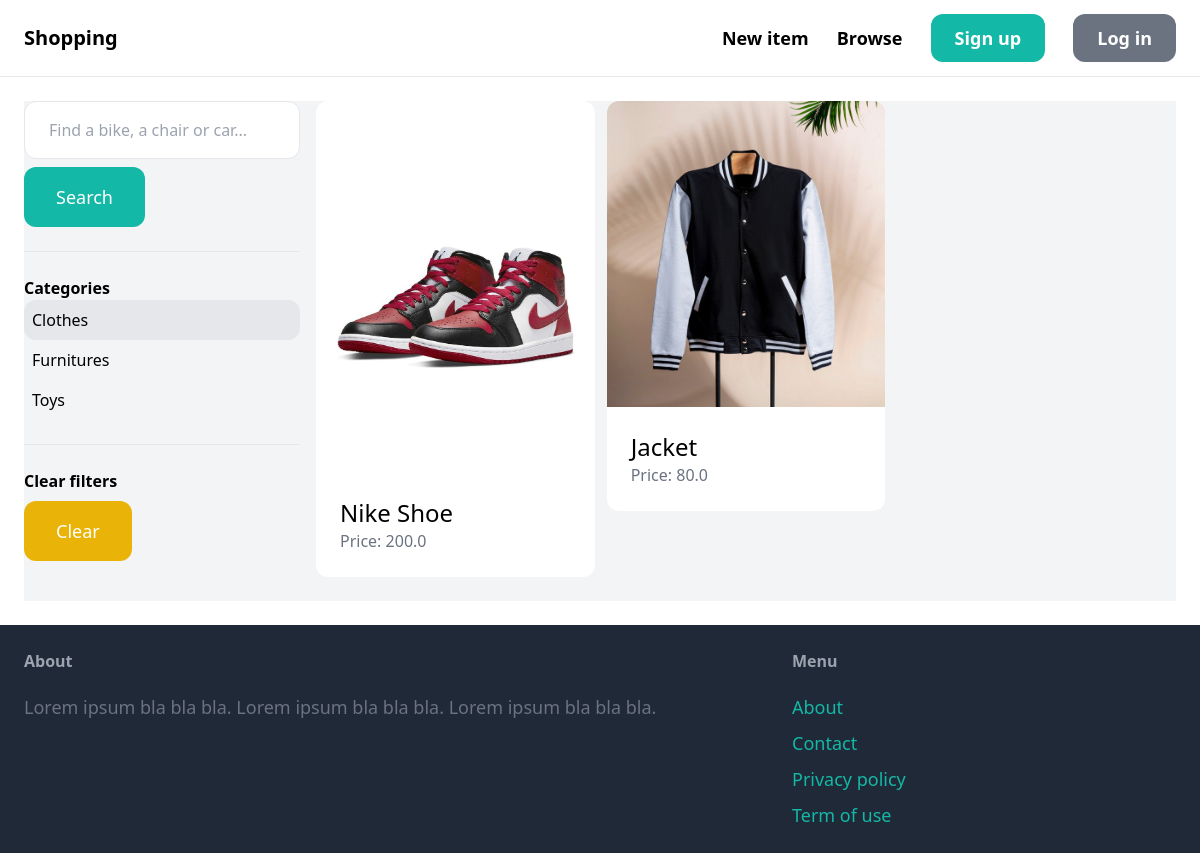
Page /items/?query=&category=3 on the earlier database version.
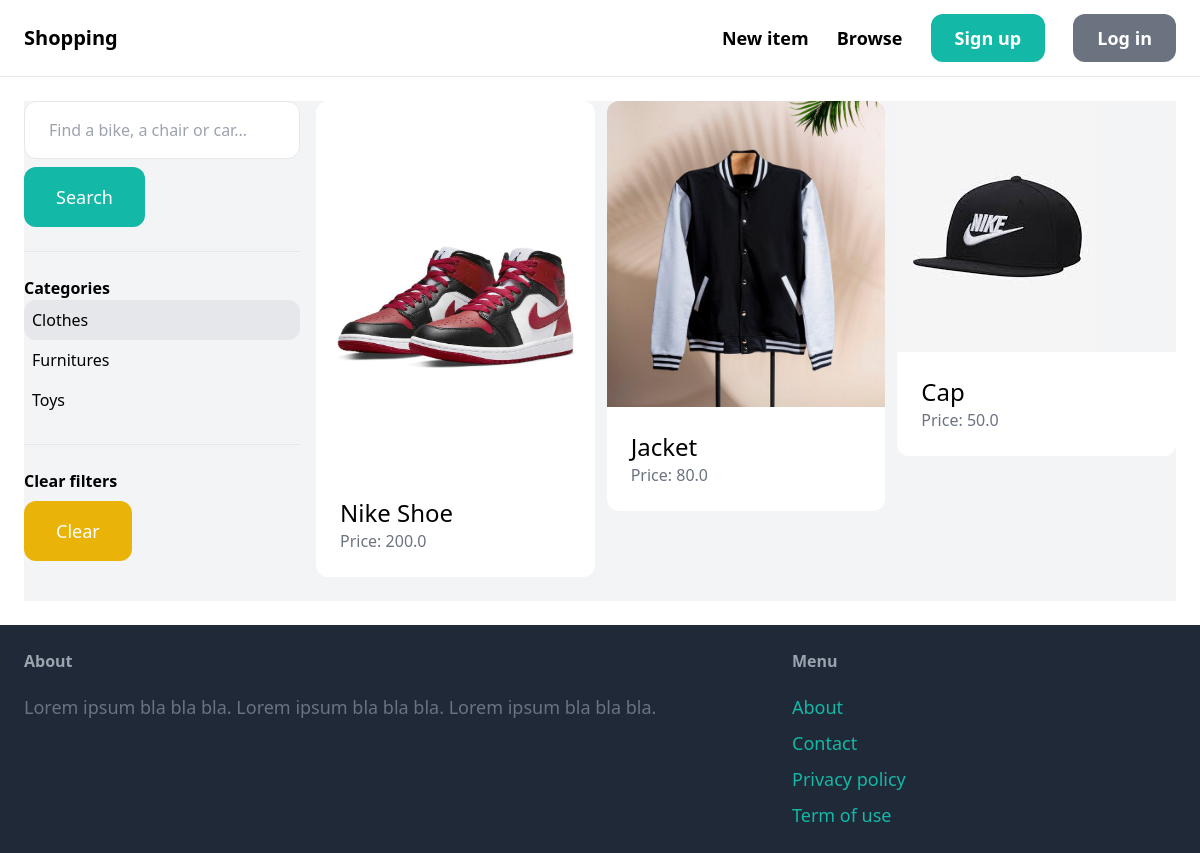
Same page on the later database version.
### item/models.py (models this page shows, shortened)
class Category(models.Model):
    name = models.CharField(max_length=255)
    class Meta:
        ordering = ('name',)
        verbose_name_plural = 'Categories'

class Item(models.Model):
    category = models.ForeignKey(Category, related_name='items', on_delete=models.CASCADE)
    name = models.CharField(max_length=255)
    description = models.TextField(blank=True, null=True)
    price = models.FloatField()
    image = models.ImageField(upload_to='item_images', blank=True, null=True)
    is_sold = models.BooleanField(default=False)
    created_by = models.ForeignKey(User, related_name='items', on_delete=models.CASCADE)
    created_at = models.DateTimeField(auto_now_add=True)

### item/views.py (the view)
# urls.py: path('', views.items, name='items'),
def items(request):
    query = request.GET.get('query', '')
    category_id = request.GET.get('category', 0)
    categories = Category.objects.all()
    items = Item.objects.filter(is_sold=False)
    if category_id:
        items = items.filter(category_id=category_id)
    if query:
        items = items.filter(Q(name__icontains=query) | Q(description__icontains=query))
    return render(request, 'item/items.html', {
        'items': items,
        'query': query,
        'categories': categories,
        'category_id': int(category_id)
    })

### item/templates/item/items.html (shortened to what this page needs)
{% extends 'core/base.html' %}
{% block content %}
    <div class="pb-6 grid grid-cols-4 gap-4 bg-gray-100">
        <div class="col-span-1">
            <form method="get" action="{% url 'item:items' %}">
                <input name="query" class="w-full py-4 px-6 border rounded-xl" type="text" value="{{ query }}" placeholder="Find a bike, a chair or car...">
                <button class="mt-2 py-4 px-8 text-lg bg-teal-500 text-white rounded-xl">Search</button>
            </form>
            <hr class="my-6">
            <p class="font-semibold">Categories</p>
            <ul>
                {% for category in categories %}
                    <li class="py-2 px-2 rounded-xl{% if category.id == category_id %} bg-gray-200{% endif %}">
                        <a href="{% url 'item:items' %}?query={{ query }}&category={{ category.id }}">{{ category.name }}</a>
                    </li>
                {% endfor %}
            </ul>
            <hr class="my-6">
            <p class="font-semibold">Clear filters</p>
            <ul>
                <li><a href="{% url 'item:items' %}" class="mt-2 py-4 px-8 inline-block bg-yellow-500 text-lg rounded-xl text-white">Clear</a>
        </div>
        <div class="col-span-3">
            <div class="grid grid-cols-3 gap-3">
                {% for item in items %}
                    <div>
                        <a href="{% url 'item:detail' item.id %}">
                            <div>
                                <img src="{{ item.image.url }}" class="rounded-t-xl">
                            </div>
                            <div class="p-6 bg-white rounded-b-xl">
                                <h2 class="text-2xl">{{ item.name }}</h2>
                                <p class="text-gray-500">Price: {{ item.price }}</p>
                            </div>
                        </a>
                    </div>
                {% endfor %}
            </div>
        </div>
    </div>
{% endblock %}

### core/templates/core/base.html (shortened to what this page needs)
<!DOCTYPE html>
<html lang="en">
<head>
  <script src="https://cdn.tailwindcss.com"></script>
</head>
<body>
  <nav class="py-6 px-6 flex justify-between items-center border-b border-gray-200">
    <a href="/" class="text-xl font-semibold">Shopping</a>
    <div class="space-x-6">
      <a href="{% url 'item:new' %}" class="text-lg font-semibold hover:text-gray-500">New item</a>
      <a href="{% url 'item:items' %}" class="text-lg font-semibold hover:text-gray-500">Browse</a>
       {% if request.user.is_authenticated %}
                    <a href="{% url 'conversation:inbox' %}" class="px-6 py-3 text-lg font-semibold bg-teal-500 text-white rounded-xl hover:bg-teal-700">Inbox</a>
                    <a href="{% url 'dashboard:index' %}" class="px-6 py-3 text-lg font-semibold bg-gray-500 text-white rounded-xl hover:bg-gray-700">Dashboard</a>
                {% else %}
                    <a href="{% url 'core:signup' %}" class="px-6 py-3 text-lg font-semibold bg-teal-500 text-white rounded-xl hover:bg-teal-700">Sign up</a>
                    <a href="{% url 'core:login' %}" class="px-6 py-3 text-lg font-semibold bg-gray-500 text-white rounded-xl hover:bg-gray-700">Log in</a>
                {% endif %}
    </div>
  </nav>
  <div class="px-6 py-6">{% block content %} {% endblock %}</div>
  <footer class="py-6 px-6 flex justify-between bg-gray-800">
    <div class="w-2/3 pr-10">
      <h3 class="mb-5 font-semibold text-gray-400">About</h3>
      <p class="text-lg text-gray-500">Lorem ipsum bla bla bla. Lorem ipsum bla bla bla. Lorem ipsum bla bla bla.</p>
    </div>
    <div class="w-1/3">
      <h3 class="mb-5 font-semibold text-gray-400">Menu</h3>
      <ul class="space-y-2">
        <li><a href="#" class="text-lg text-teal-500 hover:text-teal-700">About</a></li>
        <li><a href="{% url 'core:contact' %}" class="text-lg text-teal-500 hover:text-teal-700">Contact</a></li>
        <li><a href="#" class="text-lg text-teal-500 hover:text-teal-700">Privacy policy</a></li>
        <li><a href="#" class="text-lg text-teal-500 hover:text-teal-700">Term of use</a></li>
      </ul>
    </div>
  </footer>
</body>
</html>

Differences in the rows shown:
added Item: image (picture), name "Cap", price "50.0"
